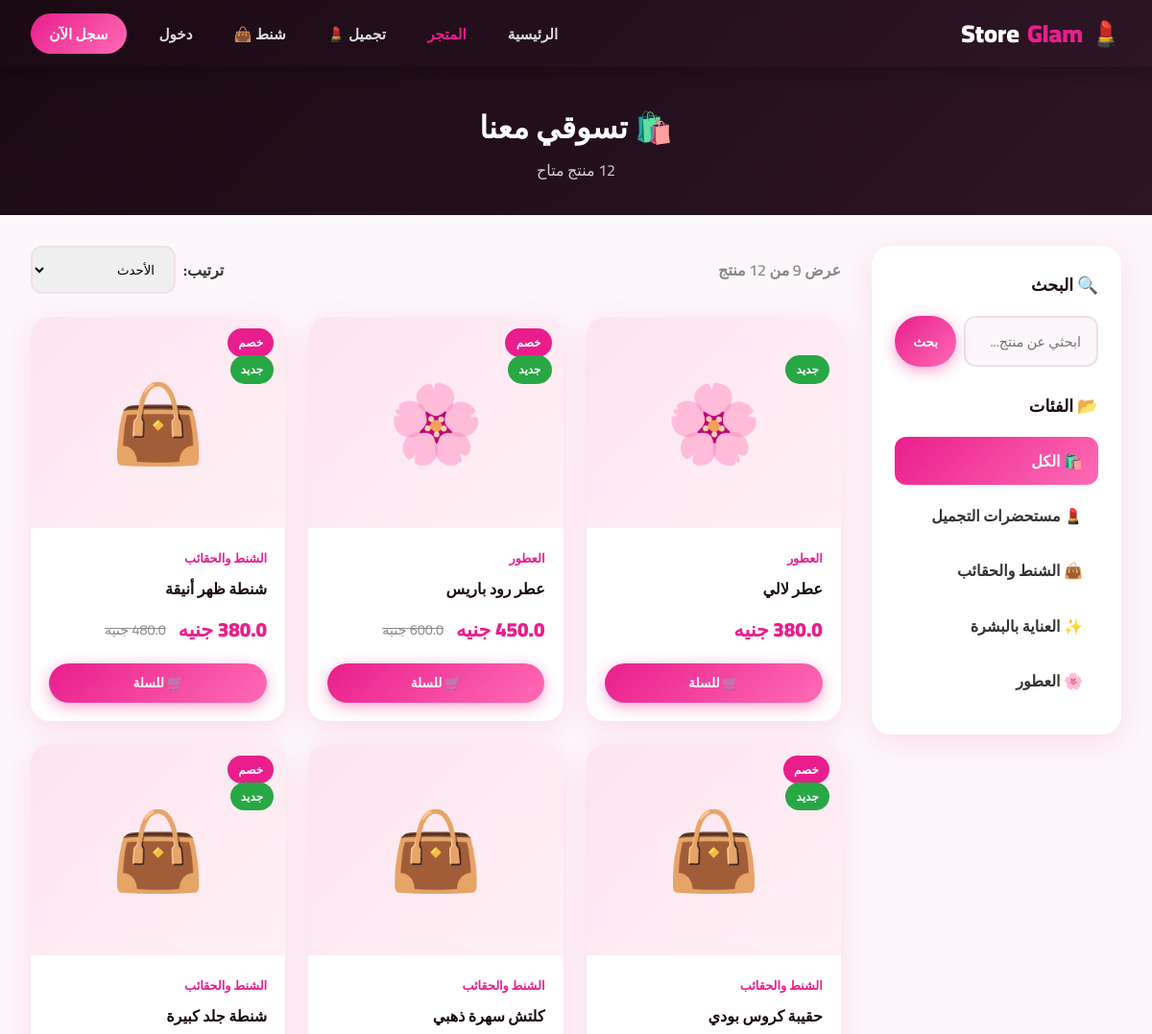
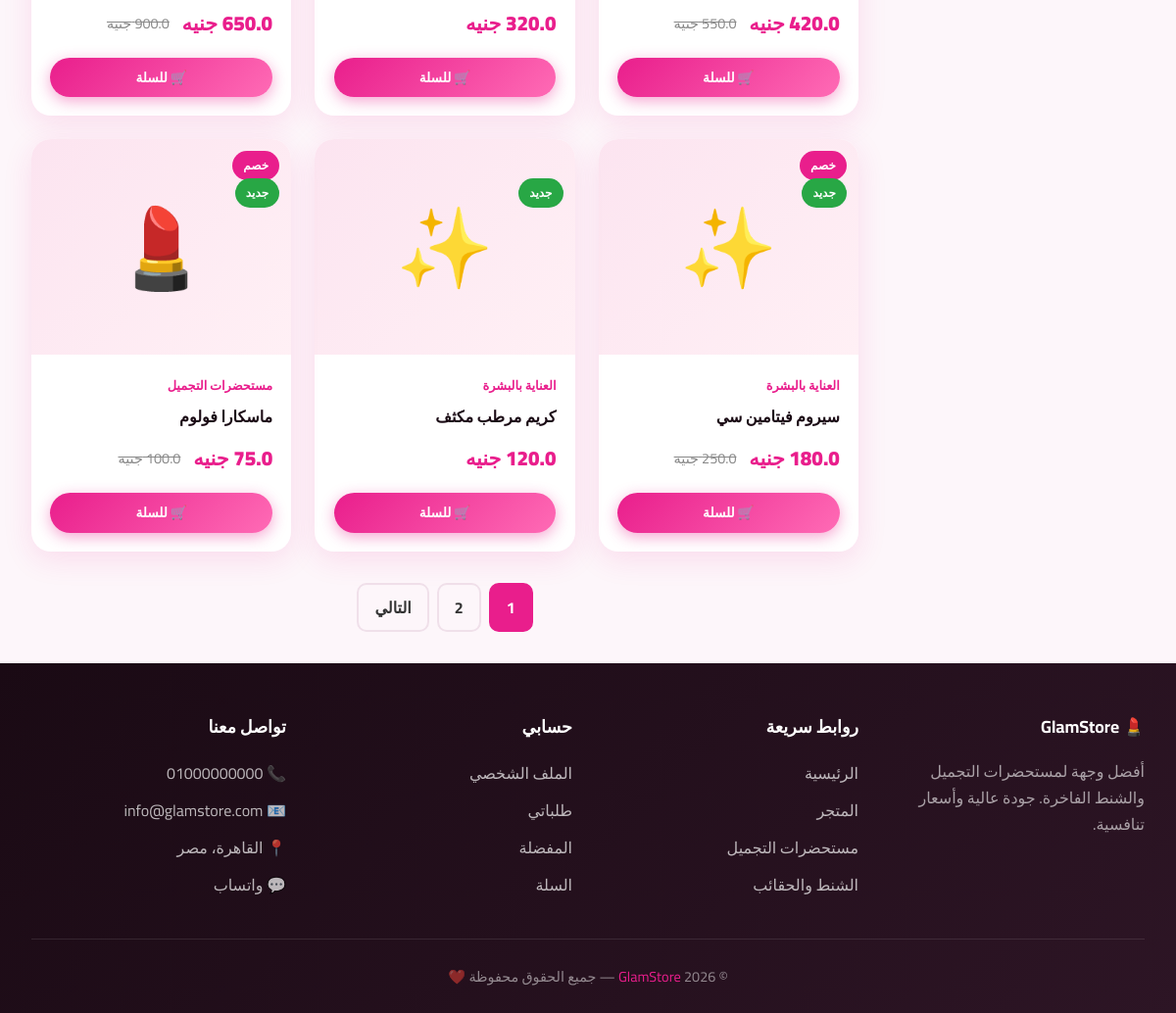
Page /shop on the committed database (2 pictures, top to bottom).
### tables this page shows
CREATE TABLE categories (
            id INTEGER PRIMARY KEY AUTOINCREMENT,
            name TEXT NOT NULL,
            name_ar TEXT NOT NULL,
            icon TEXT DEFAULT '🛍️'
        );

CREATE TABLE products (
            id INTEGER PRIMARY KEY AUTOINCREMENT,
            name TEXT NOT NULL,
            description TEXT,
            price REAL NOT NULL,
            old_price REAL,
            category_id INTEGER,
            image TEXT DEFAULT 'default.jpg',
            stock INTEGER DEFAULT 0,
            is_featured INTEGER DEFAULT 0,
            is_new INTEGER DEFAULT 1,
            created_at TEXT DEFAULT CURRENT_TIMESTAMP,
            FOREIGN KEY (category_id) REFERENCES categories(id)
        );

### app.py (the view)
@app.route('/shop')
def shop():
    db = get_db()
    cat_id   = request.args.get('category', '')
    search   = request.args.get('search', '').strip()
    sort     = request.args.get('sort', 'newest')
    page     = int(request.args.get('page', 1))
    per_page = 9
    offset   = (page - 1) * per_page
    query  = 'SELECT p.*, c.name_ar as cat_name FROM products p JOIN categories c ON p.category_id=c.id WHERE 1=1'
    params = []
    if cat_id:
        query += ' AND p.category_id=?'; params.append(cat_id)
    if search:
        query += ' AND (p.name LIKE ? OR p.description LIKE ?)'; params += [f'%{search}%', f'%{search}%']
    order_map = {'newest':'p.id DESC','price_asc':'p.price ASC','price_desc':'p.price DESC','name':'p.name ASC'}
    query += f' ORDER BY {order_map.get(sort,"p.id DESC")}'
    total   = db.execute(query.replace('SELECT p.*, c.name_ar as cat_name', 'SELECT COUNT(*)', 1), params).fetchone()[0]
    products = db.execute(query + f' LIMIT {per_page} OFFSET {offset}', params).fetchall()
    categories = db.execute('SELECT * FROM categories').fetchall()
    total_pages = (total + per_page - 1) // per_page
    db.close()
    return render_template('shop.html', products=products, categories=categories,
                           current_cat=cat_id, search=search, sort=sort,
                           page=page, total_pages=total_pages, total=total)

### app.py (called while the page is built)
def get_db():
    conn = sqlite3.connect(DB_PATH)
    conn.row_factory = sqlite3.Row
    return conn

def cart_count():
    if 'user_id' in session:
        db = get_db()
        r = db.execute('SELECT SUM(quantity) FROM cart WHERE user_id=?', (session['user_id'],)).fetchone()
        db.close()
        return r[0] or 0
    return session.get('cart_count', 0)

@app.context_processor
def inject_globals():
    return dict(cart_count=cart_count(), current_year=datetime.now().year)

### templates/shop.html (shortened to what this page needs)
{% extends 'base.html' %}
{% block content %}
<div style="background:linear-gradient(135deg,var(--dark),var(--dark2));padding:2rem;text-align:center;color:#fff">
  <h1 style="font-size:2rem;font-weight:900">🛍️ تسوقي معنا</h1>
  <p style="opacity:.8">{{ total }} منتج متاح</p>
</div>
<div class="shop-layout" style="max-width:1300px;margin:0 auto;">
  <aside class="filter-sidebar">
    <h3>🔍 البحث</h3>
    <form method="get" action="{{ url_for('shop') }}" class="search-bar" style="margin-bottom:1.5rem">
      <input class="form-control" name="search" value="{{ search }}" placeholder="ابحثي عن منتج...">
      <button type="submit" class="btn btn-primary btn-sm">بحث</button>
    </form>
    <h3>📂 الفئات</h3>
    <ul class="filter-list">
      <li><a href="{{ url_for('shop') }}" {% if not current_cat %}class="active"{% endif %}>🛍️ الكل</a></li>
      {% for cat in categories %}
      <li><a href="{{ url_for('shop',category=cat.id) }}" {% if current_cat|string==cat.id|string %}class="active"{% endif %}>{{ cat.icon }} {{ cat.name_ar }}</a></li>
      {% endfor %}
    </ul>
  </aside>
  <main>
    <div class="shop-header">
      <p style="color:var(--muted);font-weight:600">عرض {{ products|length }} من {{ total }} منتج</p>
      <form method="get" style="display:flex;align-items:center;gap:.5rem">
        <label style="font-weight:700">ترتيب:</label>
        <select name="sort" class="sort-select" onchange="this.form.submit()">
          <option value="newest" {% if sort=='newest' %}selected{% endif %}>الأحدث</option>
        </select>
      </form>
    </div>
    {% if products %}
    <div class="products-grid">
      {% for p in products %}
      <div class="product-card">
        <a href="{{ url_for('product',pid=p.id) }}">
          <div class="product-img">
            {% if p.image and p.image != 'default.jpg' %}
              <img src="{{ url_for('static',filename='uploads/'+p.image) }}" alt="{{ p.name }}">
            {% else %}
              <div style="font-size:5rem;display:flex;align-items:center;justify-content:center;height:100%">
                {% if p.category_id==1 %}💄{% elif p.category_id==2 %}👜{% elif p.category_id==3 %}✨{% else %}🌸{% endif %}
              </div>
            {% endif %}
            {% if p.old_price %}<span class="badge">خصم</span>{% endif %}
            {% if p.is_new %}<span class="badge badge-new" style="top:40px">جديد</span>{% endif %}
          </div>
        </a>
        <div class="product-body">
          <div class="product-cat">{{ p.cat_name }}</div>
          <div class="product-name">{{ p.name }}</div>
          <div class="price-row">
            <span class="price">{{ p.price }} جنيه</span>
            {% if p.old_price %}<span class="old-price">{{ p.old_price }} جنيه</span>{% endif %}
          </div>
          <div class="product-actions">
            {% if session.user_id %}
            <form action="{{ url_for('add_to_cart',pid=p.id) }}" method="post">
              <input type="hidden" name="quantity" value="1">
              <button class="btn btn-primary btn-sm">🛒 للسلة</button>
            </form>
            <a href="{{ url_for('toggle_wishlist',pid=p.id) }}" class="wish-btn">❤️</a>
            {% else %}
            <a href="{{ url_for('login') }}" class="btn btn-primary btn-sm" style="flex:1;justify-content:center">🛒 للسلة</a>
            {% endif %}
          </div>
        </div>
      </div>
      {% endfor %}
    </div>
    {% if total_pages > 1 %}
    <div class="pagination">
      {% for i in range(1, total_pages+1) %}
        {% if i == page %}<span class="current">{{ i }}</span>
        {% else %}<a href="?page={{ i }}&category={{ current_cat }}&search={{ search }}&sort={{ sort }}">{{ i }}</a>{% endif %}
      {% endfor %}
      {% if page < total_pages %}<a href="?page={{ page+1 }}&category={{ current_cat }}&search={{ search }}&sort={{ sort }}">التالي</a>{% endif %}
    </div>
    {% endif %}
    {% endif %}
  </main>
</div>
{% endblock %}

### templates/base.html (shortened to what this page needs)
<!DOCTYPE html>
<html lang="ar" dir="rtl">
<head>
<link rel="stylesheet" href="{{ url_for('static',filename='css/style.css') }}">
</head>
<body>
<nav>
  <div class="nav-inner">
    <a href="{{ url_for('index') }}" class="nav-logo">💄 <span>Glam</span>Store</a>
    <div class="nav-links">
      <a href="{{ url_for('index') }}" {% if request.endpoint=='index' %}class="active"{% endif %}>الرئيسية</a>
      <a href="{{ url_for('shop') }}" {% if request.endpoint=='shop' %}class="active"{% endif %}>المتجر</a>
      <a href="{{ url_for('shop',category=1) }}">تجميل 💄</a>
      <a href="{{ url_for('shop',category=2) }}">شنط 👜</a>
      {% if session.user_id %}
        <a href="{{ url_for('cart') }}">🛒 السلة <span class="cart-badge">{{ cart_count }}</span></a>
        <a href="{{ url_for('wishlist') }}">❤️</a>
        {% if session.is_admin %}
          <a href="{{ url_for('admin_dashboard') }}" class="nav-btn btn">لوحة التحكم</a>
        {% else %}
          <a href="{{ url_for('profile') }}">👤 {{ session.user_name }}</a>
          <a href="{{ url_for('logout') }}">خروج</a>
        {% endif %}
      {% else %}
        <a href="{{ url_for('login') }}">دخول</a>
        <a href="{{ url_for('register') }}" class="nav-btn btn">سجل الآن</a>
      {% endif %}
    </div>
  </div>
</nav>
{% block content %}{% endblock %}
<footer>
  <div class="footer-grid">
    <div class="footer-col">
      <h4>💄 GlamStore</h4>
      <p style="color:rgba(255,255,255,0.6);line-height:1.7">أفضل وجهة لمستحضرات التجميل والشنط الفاخرة. جودة عالية وأسعار تنافسية.</p>
    </div>
    <div class="footer-col">
      <h4>روابط سريعة</h4>
      <ul>
        <li><a href="{{ url_for('index') }}">الرئيسية</a></li>
        <li><a href="{{ url_for('shop') }}">المتجر</a></li>
        <li><a href="{{ url_for('shop',category=1) }}">مستحضرات التجميل</a></li>
        <li><a href="{{ url_for('shop',category=2) }}">الشنط والحقائب</a></li>
      </ul>
    </div>
    <div class="footer-col">
      <h4>حسابي</h4>
      <ul>
        <li><a href="{{ url_for('profile') }}">الملف الشخصي</a></li>
        <li><a href="{{ url_for('orders') }}">طلباتي</a></li>
        <li><a href="{{ url_for('wishlist') }}">المفضلة</a></li>
        <li><a href="{{ url_for('cart') }}">السلة</a></li>
      </ul>
    </div>
    <div class="footer-col">
      <h4>تواصل معنا</h4>
      <ul>
        <li><a href="#">📞 01000000000</a></li>
        <li><a href="#">📧 info@glamstore.com</a></li>
        <li><a href="#">📍 القاهرة، مصر</a></li>
        <li><a href="#">💬 واتساب</a></li>
      </ul>
    </div>
  </div>
  <div class="footer-bottom">
    <p>© {{ current_year }} <span>GlamStore</span> — جميع الحقوق محفوظة ❤️</p>
  </div>
</footer>
</body>
</html>

### rows in the picture
categories: icon "💄", name_ar "مستحضرات التجميل"
categories: icon "👜", name_ar "الشنط والحقائب"
categories: icon "✨", name_ar "العناية بالبشرة"
categories: icon "🌸", name_ar "العطور"
products: is_new "جديد", cat_name "العطور", name "عطر لالي", price "380.0"
products: shows "خصم", is_new "جديد", cat_name "العطور", name "عطر رود باريس", price "450.0", old_price "600.0"
products: shows "خصم", is_new "جديد", cat_name "الشنط والحقائب", name "شنطة ظهر أنيقة", old_price "480.0"
products: shows "خصم", is_new "جديد", cat_name "الشنط والحقائب", name "حقيبة كروس بودي", price "420.0", old_price "550.0"
products: cat_name "الشنط والحقائب", name "كلتش سهرة ذهبي"
products: shows "خصم", is_new "جديد", cat_name "الشنط والحقائب", name "شنطة جلد كبيرة", old_price "900.0"
products: shows "خصم", is_new "جديد", cat_name "العناية بالبشرة", name "سيروم فيتامين سي", price "180.0", old_price "250.0"
products: is_new "جديد", cat_name "العناية بالبشرة", name "كريم مرطب مكثف"
products: shows "خصم", is_new "جديد", cat_name "مستحضرات التجميل", name "ماسكارا فولوم", old_price "100.0"

### other values in the picture
{{ i }} "1"
{{ i }} "2"
